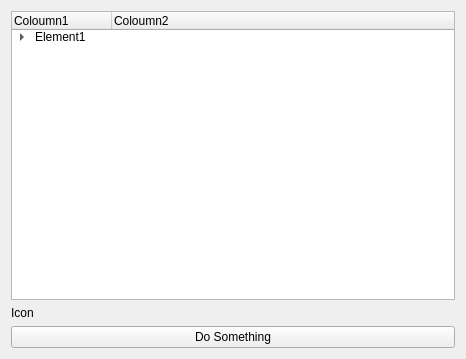
<?xml version="1.0" encoding="UTF-8"?>
<ui version="4.0">
 <class>Dialog</class>
 <widget class="QWidget" name="Dialog">
  <property name="geometry">
   <rect>
    <x>0</x>
    <y>0</y>
    <width>466</width>
    <height>359</height>
   </rect>
  </property>
  <property name="windowTitle">
   <string>Dialog</string>
  </property>
  <layout class="QVBoxLayout" name="verticalLayout">
   <item>
    <widget class="QTreeWidget" name="tree_widget">
     <property name="sizePolicy">
      <sizepolicy hsizetype="MinimumExpanding" vsizetype="MinimumExpanding">
       <horstretch>0</horstretch>
       <verstretch>0</verstretch>
      </sizepolicy>
     </property>
     <column>
      <property name="text">
       <string>Coloumn1</string>
      </property>
     </column>
     <column>
      <property name="text">
       <string>Coloumn2</string>
      </property>
     </column>
     <item>
      <property name="text">
       <string>Element1</string>
      </property>
      <item>
       <property name="text">
        <string>Element2</string>
       </property>
      </item>
     </item>
    </widget>
   </item>
   <item>
    <widget class="QLabel" name="icon_label">
     <property name="text">
      <string>Icon</string>
     </property>
    </widget>
   </item>
   <item>
    <widget class="QPushButton" name="push_button">
     <property name="text">
      <string>Do Something</string>
     </property>
    </widget>
   </item>
  </layout>
 </widget>
 <resources/>
 <connections/>
</ui>
